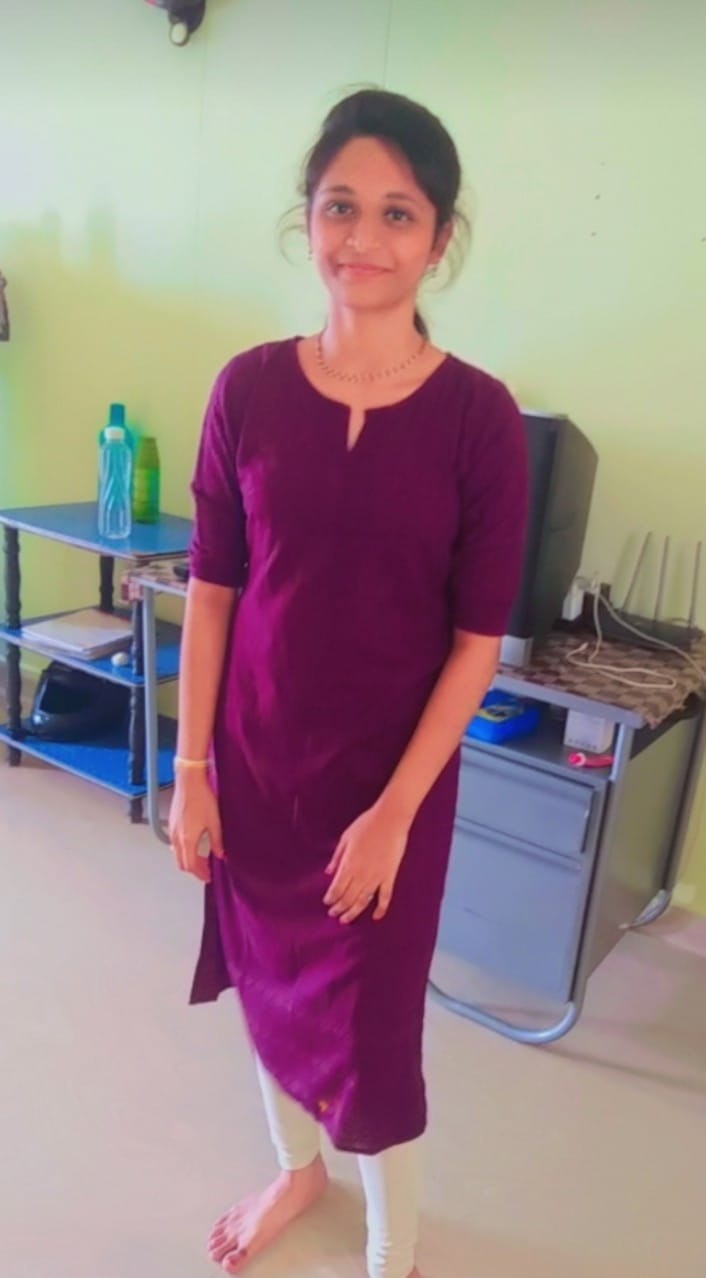
#> input picture pro/ni.jpg, 706 x 1278 px
$ jupyter execute pr.ipynb
#> lines starting #> are read from the running program, lines starting #| are printed output that depends on the picture; after the words box and inside, x2 and y2 are one past the last pixel; in counts of white or black regions, pixels touching at a corner belong together
[cell 1]
import cv2

[cell 2]
import numpy as np
import matplotlib.pyplot as plt

# LOAD IMAGE

[cell 3]
def read_file(filename):
#> called with filename = 'ni.jpg'
    img = cv2.imread(filename)
#> img is the input picture: shape (1278, 706, 3); mean B, G, R 137.2, 135.7, 156.6
    img = cv2.cvtColor(img , cv2.COLOR_BGR2RGB)
    plt.imshow(img)

    plt.show()
    return img

[cell 4]
filename = "ni.jpg"
img = read_file(filename)

org=np.copy(img)

# create edge mark

[cell 5]
def edge_mask(img , line_size,blur_value):


    """
    input: inputimage
    output: edges of images
    """
#> called with line_size = 7, blur_value = 7
    gray=cv2.cvtColor(img , cv2.COLOR_RGB2GRAY)
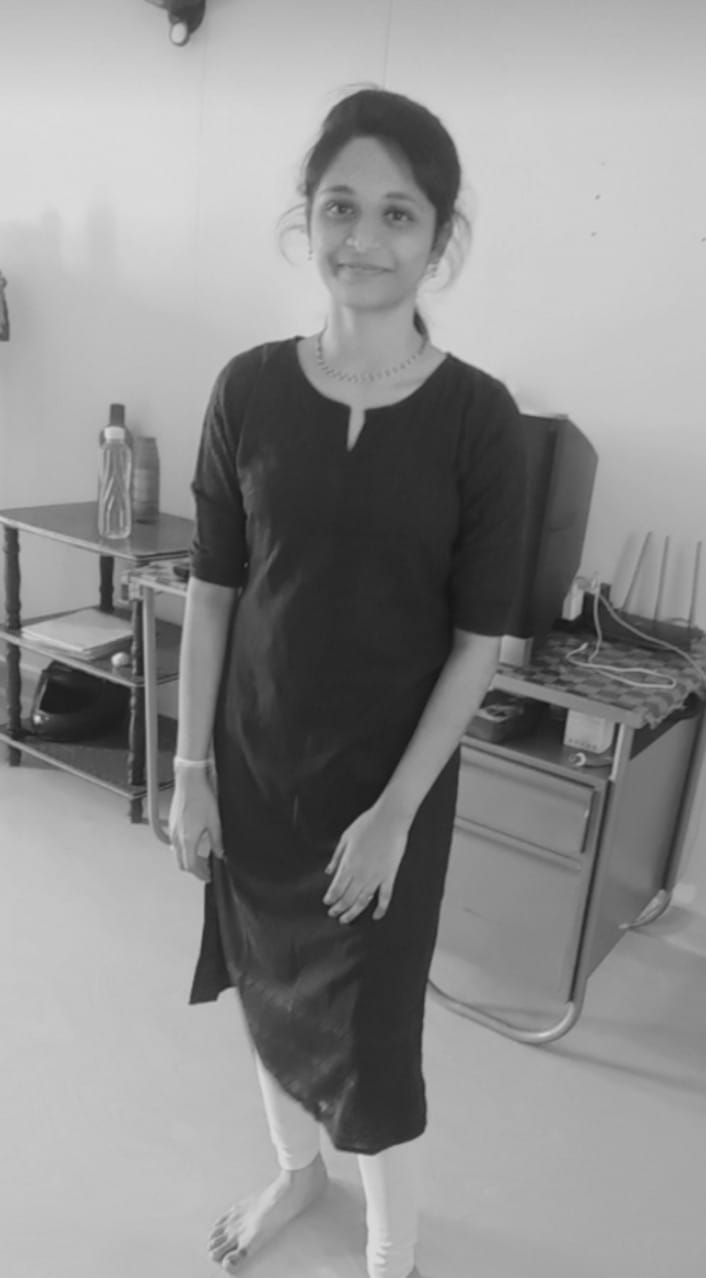
#> gray: shape (1278, 706); min 22, max 220, mean 142.2
    gray_blur = cv2.medianBlur(gray, blur_value)

    edges = cv2.adaptiveThreshold(gray_blur, 255, cv2.ADAPTIVE_THRESH_MEAN_C ,
                                  cv2.THRESH_BINARY,line_size ,blur_value)
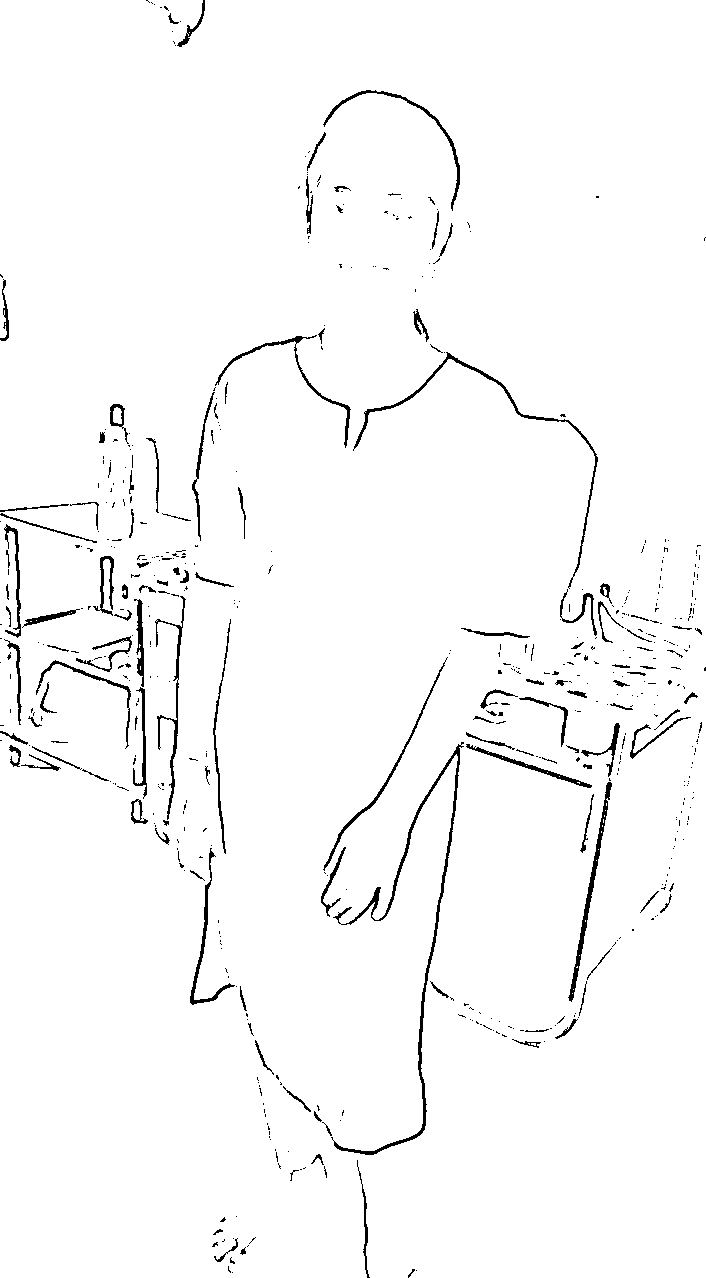
#> edges: shape (1278, 706); 97.5% white; black in thin lines or dots
    return edges

[cell 6]
line_size, blur_value = 7,7
edges= edge_mask(img , line_size, blur_value)

plt.imshow(edges, cmap="binary") #gray
plt.show()

# reduce color palette

[cell 7]
def color_quantization(img , k):

#> called with k = 5
    data= np.float32(img).reshape((-1,3))
    criteria = (cv2.TERM_CRITERIA_EPS+ cv2.TERM_CRITERIA_MAX_ITER,20,0.001)

    ret , label , center = cv2.kmeans(data , k , None , criteria, 10, cv2.KMEANS_RANDOM_CENTERS)
#> ret = 963984245.2; center = [[108.4, 130.5, 169.4], [184.2, 158, 135.4], [131.6, 78.4, 99.91], [197.1, 200.6, 184.7], [83.64, 28.04, 65.78]]
    center = np.uint8(center)
#> center = [[108, 130, 169], [184, 158, 135], [131, 78, 99], [197, 200, 184], [83, 28, 65]]

    result= center[label.flatten()]
    result = result.reshape(img.shape)
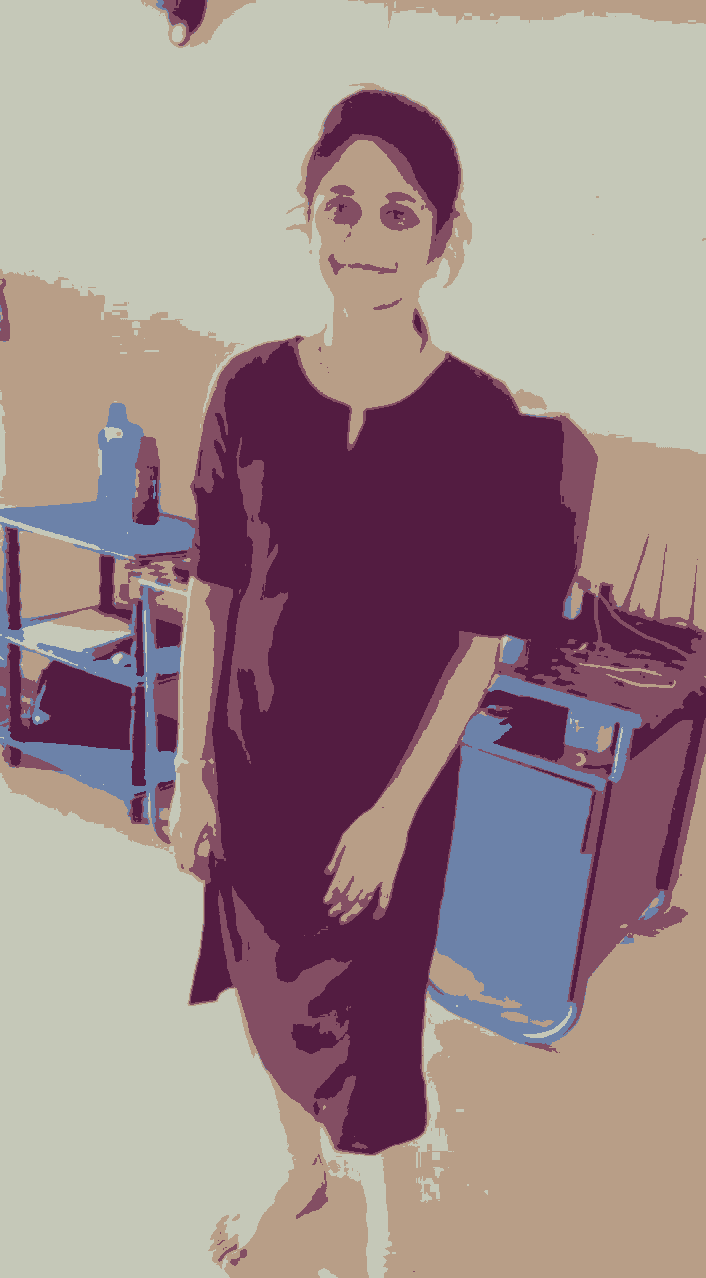
#> result: shape (1278, 706, 3); mean R, G, B 156.3, 135.4, 136.5
    return result

[cell 8]
img =  color_quantization(img , k=5)

plt.imshow(img)
plt.show()

[cell 9]
# reduce the noise

blurred = cv2.bilateralFilter(img, d=7, sigmaColor=200, sigmaSpace=200)

plt.imshow(blurred)
plt.show()

# combine edge mask with quantiz img

[cell 10]
def cartoon():
    c = cv2.bitwise_and(blurred, blurred, mask=edges)
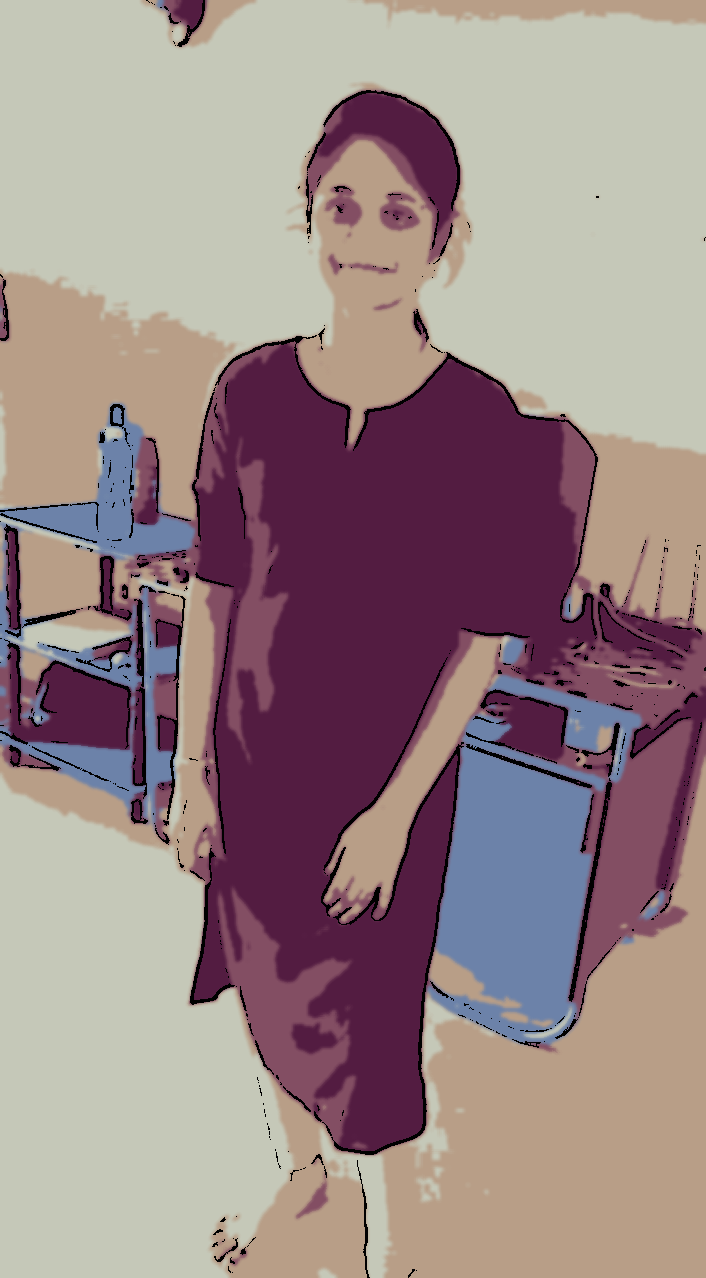
#> c: shape (1278, 706, 3); mean R, G, B 153.6, 133.7, 134.2

    plt.imshow(org)
    plt.show()

    plt.imshow(c)
    plt.show()

$ run again, with pro/atii.jpg copied over pro/ni.jpg
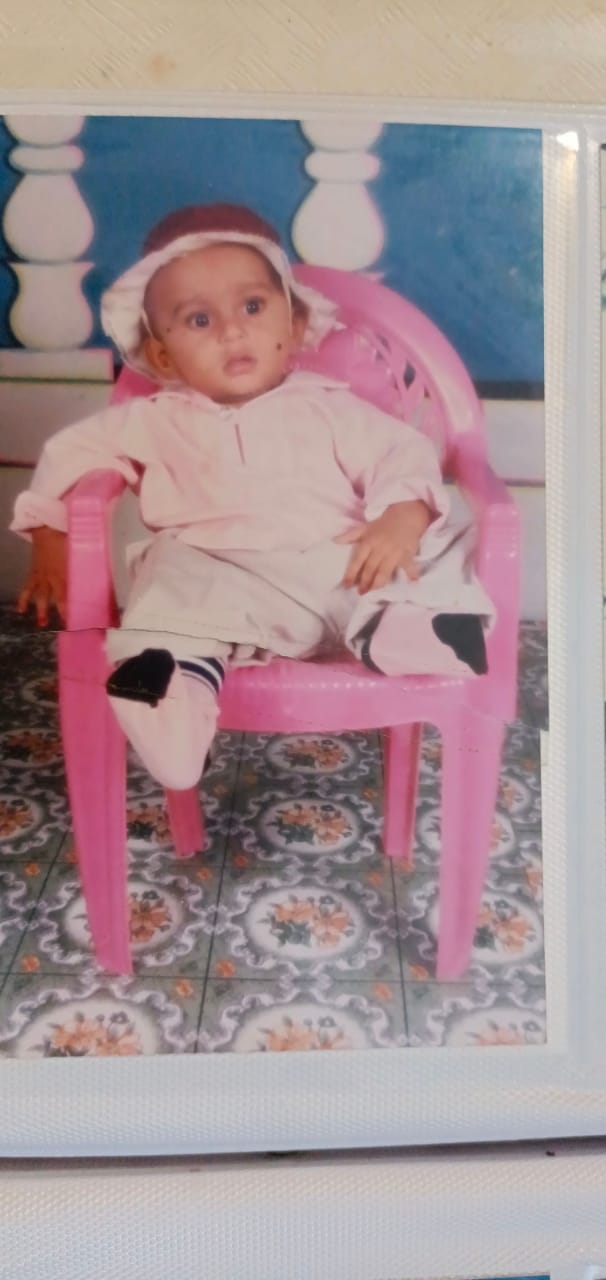
#> input picture pro/atii.jpg, 606 x 1280 px
#> in read_file, img is the input picture: shape (1280, 606, 3); mean B, G, R 148.3, 144.3, 164.2
#> in edge_mask, `edges = cv2.adaptiveThreshold(gray_blur, 255, cv2.ADAPTIVE_THRESH_MEAN..`:
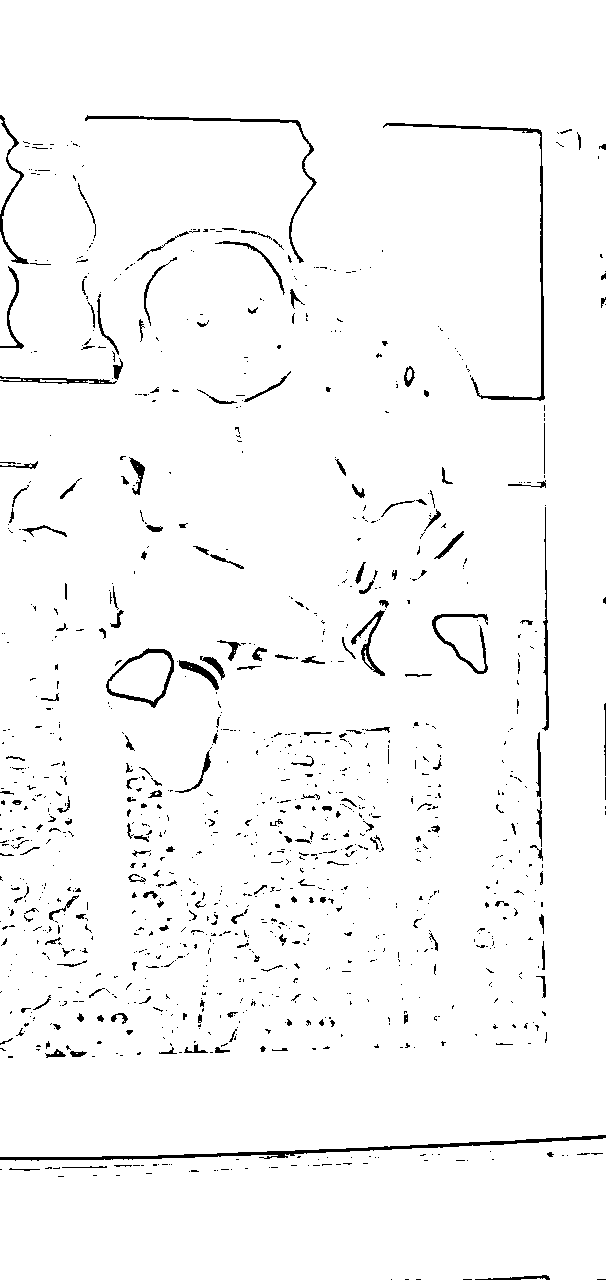
#> edges: shape (1280, 606); 97.1% white; 1152 black regions (943 under 20 px), largest, box (x1, y1, x2, y2) and area: (0, 1135, 606, 1161) 2064, (383, 123, 545, 401) 1404, (85, 115, 317, 263) 1023
#> in color_quantization, `ret , label , center = cv2.kmeans(data , k , None , criteria, 10, cv2...`: ret = 601317448.5; center = [[193.8, 189.9, 191.6], [81.12, 57.79, 57.99], [161.9, 109.7, 118.3], [190.6, 161.2, 159.8], [80.48, 103.8, 125.1]]
#> in color_quantization, `center = np.uint8(center)`: center = [[193, 189, 191], [81, 57, 57], [161, 109, 118], [190, 161, 159], [80, 103, 125]]
#> in cartoon, `c = cv2.bitwise_and(blurred, blurred, mask=edges)`:
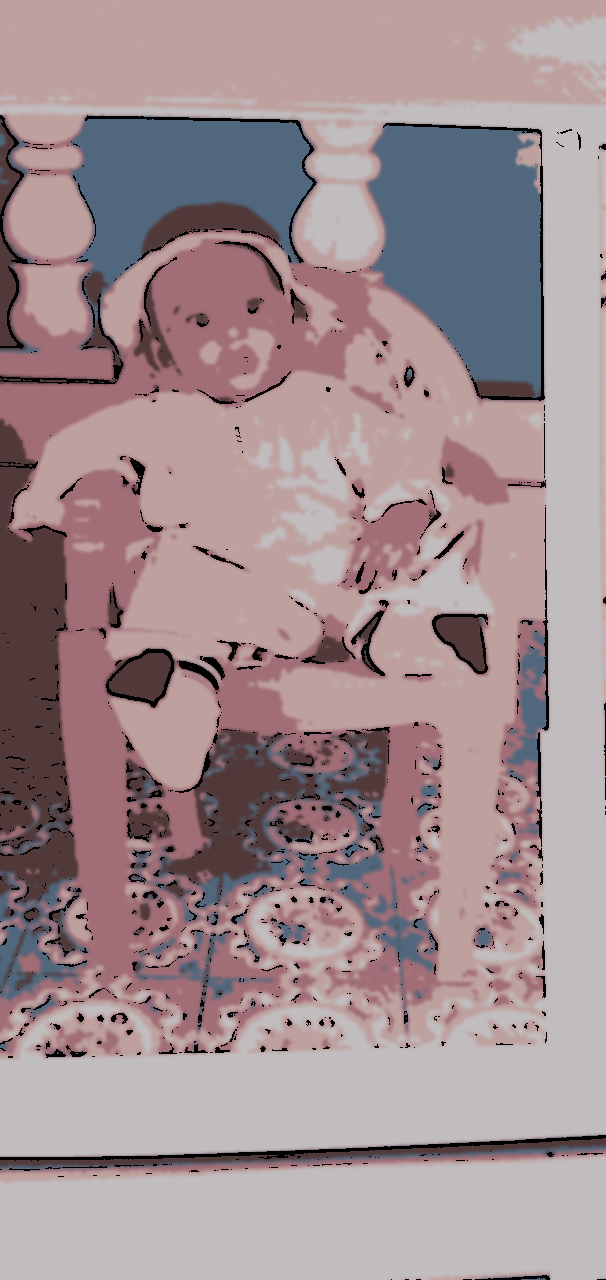
#> c: shape (1280, 606, 3); mean R, G, B 160.2, 141, 144.8
